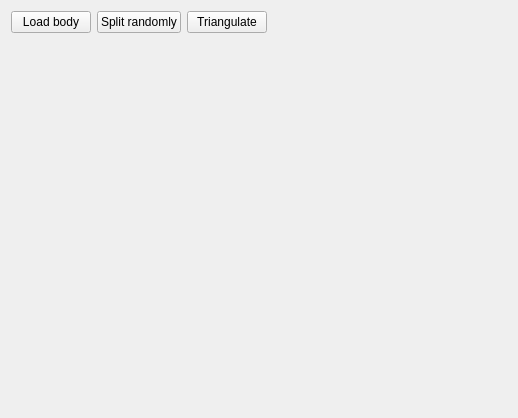
<ui version="4.0" >
 <class>Window</class>
 <widget class="QWidget" name="Window" >
  <property name="geometry" >
   <rect>
    <x>0</x>
    <y>0</y>
    <width>518</width>
    <height>418</height>
   </rect>
  </property>
  <property name="windowTitle" >
   <string>Polygon operations tests</string>
  </property>
  <layout class="QVBoxLayout" >
   <item>
    <layout class="QHBoxLayout" >
     <item>
      <widget class="QPushButton" name="buttonLoad" >
       <property name="text" >
        <string>Load body</string>
       </property>
      </widget>
     </item>
     <item>
      <widget class="QPushButton" name="buttonSplit" >
       <property name="text" >
        <string>Split randomly</string>
       </property>
      </widget>
     </item>
     <item>
      <widget class="QPushButton" name="buttonTriangulate" >
       <property name="text" >
        <string>Triangulate</string>
       </property>
      </widget>
     </item>
     <item>
      <spacer>
       <property name="orientation" >
        <enum>Qt::Horizontal</enum>
       </property>
       <property name="sizeHint" >
        <size>
         <width>40</width>
         <height>20</height>
        </size>
       </property>
      </spacer>
     </item>
    </layout>
   </item>
   <item>
    <spacer>
     <property name="orientation" >
      <enum>Qt::Vertical</enum>
     </property>
     <property name="sizeHint" >
      <size>
       <width>20</width>
       <height>40</height>
      </size>
     </property>
    </spacer>
   </item>
  </layout>
 </widget>
 <resources/>
 <connections/>
</ui>
